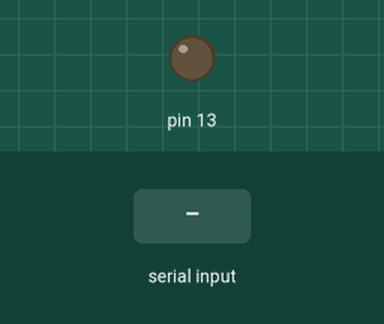
The sketch below on a simulated Arduino Uno, built with avr-gcc and run on an emulated ATmega328P. Parts: output pins drawn as LEDs (lit = HIGH). The inputs (shaded band) are chosen by the test bench.

Above: at 1.2 s.
1.3 s: "1" received over Serial
At 2.4 s:
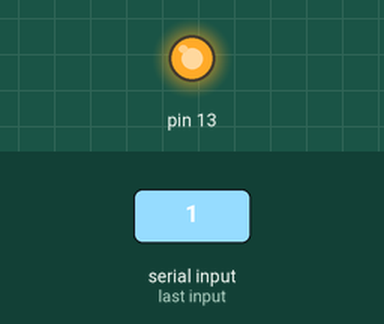
Timing chart, 0 to 4.3 s (numbered marks = the images above; inputs shaded):
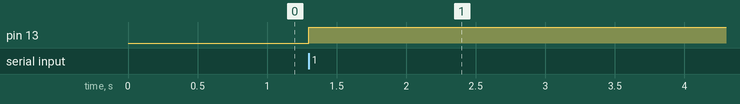

The sketch:

esp8266-07.ino
```cpp
void setup() {
  Serial.begin(9600);
  pinMode(13, OUTPUT);

}

void loop() {


      //Serial.println("Hola");
      if (Serial.available()) digitalWrite(13, HIGH);

    }
```

Measured:
- after the input at 1.3 s, pin 13: LOW → HIGH at once
